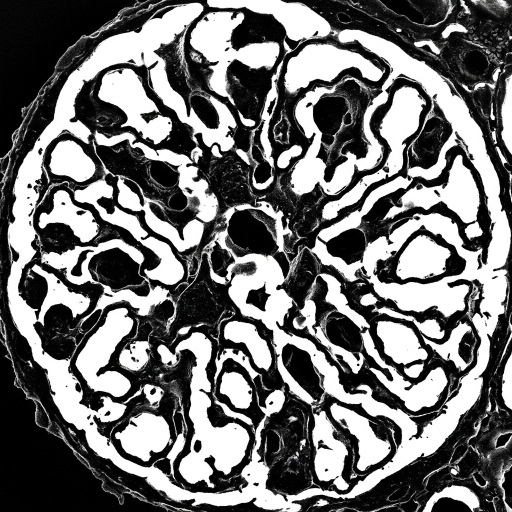
#> input picture assets/glomerulus_cross_section.png, 1024 x 1024 px (shown at 1/2 size)
$ python extract_geometry.py
#> lines starting #> are read from the running program, lines starting #| are printed output that depends on the picture; after the words box and inside, x2 and y2 are one past the last pixel; in counts of white or black regions, pixels touching at a corner belong together
import numpy as np
import cv2
import os

def extract():
    img_path = 'assets/glomerulus_cross_section.png'
    if not os.path.exists(img_path):
        print("Image not found:", img_path)
        return

    # Read as grayscale
    img = cv2.imread(img_path, cv2.IMREAD_GRAYSCALE)
#> img: shape (1024, 1024); min 0, max 255, mean 113.4
    # Resize to a manageable grid size for CFD (e.g. 100x100)
    img = cv2.resize(img, (100, 100))
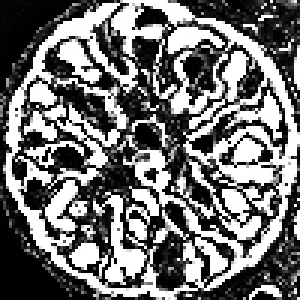
#> img: shape (100, 100) (shown 3 times larger); min 0, max 255, mean 113.5

    # Thresholding: Assuming dark regions are fluid, bright are walls
    # Otsu's thresholding
    _, thresh = cv2.threshold(img, 0, 255, cv2.THRESH_BINARY + cv2.THRESH_OTSU)
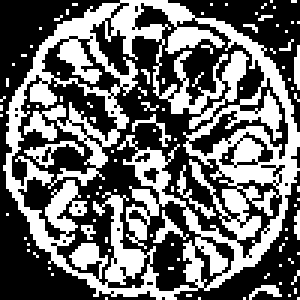
#> thresh: shape (100, 100) (shown 3 times larger); 41.9% white; 98 white regions (91 under 20 px), largest, box (x1, y1, x2, y2) and area: (1, 0, 100, 100) 3782, (8, 47, 28, 56) 56, (59, 55, 72, 73) 42

    # Convert to binary mask: 1 for solid (walls), 0 for fluid
    # Let's say bright is solid
    mask = (thresh > 127).astype(np.int32)

    # Ensure inlet (left) and outlet (right) are open for flow
    mask[:, 0] = 0
    mask[:, -1] = 0
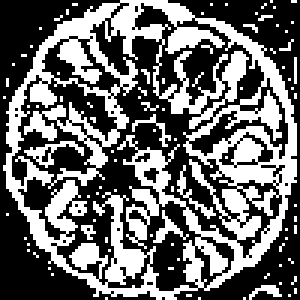
#> mask: shape (100, 100) int32 (shown 3 times larger); values 0 (black) and 1 (white), 41.5% white; 92 white regions (86 under 20 px), largest, box (x1, y1, x2, y2) and area: (1, 0, 99, 100) 3776, (8, 47, 28, 56) 56, (59, 55, 72, 73) 42, (51, 70, 63, 81) 39, (44, 38, 57, 49) 30, (83, 95, 94, 100) 25

    # Save the mask
    os.makedirs('assets', exist_ok=True)
    np.save('assets/mask.npy', mask)
    print("Mask extracted and saved to assets/mask.npy. Shape:", mask.shape)
#| Mask extracted and saved to assets/mask.npy. Shape: (100, 100)

if __name__ == "__main__":
    extract()
